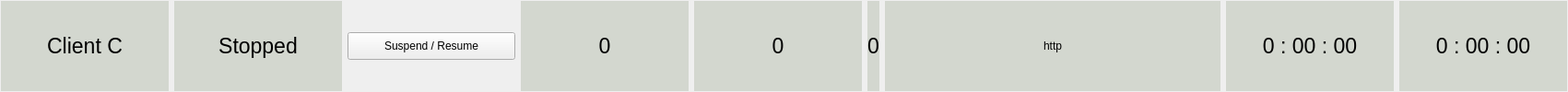
            <widget class="QWidget" name="client3_widget" native="true">
             <property name="sizePolicy">
              <sizepolicy hsizetype="Preferred" vsizetype="Fixed">
               <horstretch>0</horstretch>
               <verstretch>0</verstretch>
              </sizepolicy>
             </property>
             <property name="minimumSize">
              <size>
               <width>0</width>
               <height>50</height>
              </size>
             </property>
             <layout class="QHBoxLayout" name="horizontalLayout_21">
              <property name="leftMargin">
               <number>1</number>
              </property>
              <property name="topMargin">
               <number>1</number>
              </property>
              <property name="rightMargin">
               <number>1</number>
              </property>
              <property name="bottomMargin">
               <number>1</number>
              </property>
              <item>
               <widget class="QLabel" name="client3_name">
                <property name="minimumSize">
                 <size>
                  <width>182</width>
                  <height>0</height>
                 </size>
                </property>
                <property name="font">
                 <font>
                  <pointsize>17</pointsize>
                 </font>
                </property>
                <property name="styleSheet">
                 <string notr="true">background-color: rgb(211, 215, 207);</string>
                </property>
                <property name="text">
                 <string>Client C</string>
                </property>
                <property name="alignment">
                 <set>Qt::AlignCenter</set>
                </property>
               </widget>
              </item>
              <item>
               <widget class="QLabel" name="client3_state">
                <property name="minimumSize">
                 <size>
                  <width>182</width>
                  <height>0</height>
                 </size>
                </property>
                <property name="font">
                 <font>
                  <pointsize>17</pointsize>
                 </font>
                </property>
                <property name="styleSheet">
                 <string notr="true">background-color: rgb(211, 215, 207);</string>
                </property>
                <property name="text">
                 <string>Stopped</string>
                </property>
                <property name="alignment">
                 <set>Qt::AlignCenter</set>
                </property>
               </widget>
              </item>
              <item>
               <widget class="QPushButton" name="client3_switch">
                <property name="minimumSize">
                 <size>
                  <width>182</width>
                  <height>30</height>
                 </size>
                </property>
                <property name="text">
                 <string>Suspend / Resume</string>
                </property>
               </widget>
              </item>
              <item>
               <widget class="QLabel" name="client3_crawled_count">
                <property name="sizePolicy">
                 <sizepolicy hsizetype="Fixed" vsizetype="Preferred">
                  <horstretch>0</horstretch>
                  <verstretch>0</verstretch>
                 </sizepolicy>
                </property>
                <property name="minimumSize">
                 <size>
                  <width>182</width>
                  <height>0</height>
                 </size>
                </property>
                <property name="font">
                 <font>
                  <pointsize>17</pointsize>
                 </font>
                </property>
                <property name="styleSheet">
                 <string notr="true">background-color: rgb(211, 215, 207);</string>
                </property>
                <property name="text">
                 <string>0</string>
                </property>
                <property name="alignment">
                 <set>Qt::AlignCenter</set>
                </property>
               </widget>
              </item>
              <item>
               <widget class="QLabel" name="client3_failure_count">
                <property name="sizePolicy">
                 <sizepolicy hsizetype="Fixed" vsizetype="Preferred">
                  <horstretch>0</horstretch>
                  <verstretch>0</verstretch>
                 </sizepolicy>
                </property>
                <property name="minimumSize">
                 <size>
                  <width>182</width>
                  <height>0</height>
                 </size>
                </property>
                <property name="font">
                 <font>
                  <pointsize>17</pointsize>
                 </font>
                </property>
                <property name="styleSheet">
                 <string notr="true">background-color: rgb(211, 215, 207);</string>
                </property>
                <property name="text">
                 <string>0</string>
                </property>
                <property name="alignment">
                 <set>Qt::AlignCenter</set>
                </property>
               </widget>
              </item>
              <item>
               <widget class="QLabel" name="client3_failure_rate">
                <property name="font">
                 <font>
                  <pointsize>17</pointsize>
                 </font>
                </property>
                <property name="styleSheet">
                 <string notr="true">background-color: rgb(211, 215, 207);</string>
                </property>
                <property name="text">
                 <string>0</string>
                </property>
                <property name="alignment">
                 <set>Qt::AlignCenter</set>
                </property>
               </widget>
              </item>
              <item>
               <widget class="QLabel" name="client3_url">
                <property name="minimumSize">
                 <size>
                  <width>364</width>
                  <height>0</height>
                 </size>
                </property>
                <property name="font">
                 <font>
                  <pointsize>9</pointsize>
                 </font>
                </property>
                <property name="styleSheet">
                 <string notr="true">background-color: rgb(211, 215, 207);</string>
                </property>
                <property name="text">
                 <string>http</string>
                </property>
                <property name="alignment">
                 <set>Qt::AlignCenter</set>
                </property>
               </widget>
              </item>
              <item>
               <widget class="QLabel" name="client3_crawled_time">
                <property name="minimumSize">
                 <size>
                  <width>182</width>
                  <height>0</height>
                 </size>
                </property>
                <property name="font">
                 <font>
                  <pointsize>17</pointsize>
                 </font>
                </property>
                <property name="styleSheet">
                 <string notr="true">background-color: rgb(211, 215, 207);</string>
                </property>
                <property name="text">
                 <string>0 : 00 : 00</string>
                </property>
                <property name="alignment">
                 <set>Qt::AlignCenter</set>
                </property>
               </widget>
              </item>
              <item>
               <widget class="QLabel" name="client3_begin_time">
                <property name="minimumSize">
                 <size>
                  <width>182</width>
                  <height>0</height>
                 </size>
                </property>
                <property name="font">
                 <font>
                  <pointsize>17</pointsize>
                 </font>
                </property>
                <property name="styleSheet">
                 <string notr="true">background-color: rgb(211, 215, 207);</string>
                </property>
                <property name="text">
                 <string>0 : 00 : 00</string>
                </property>
                <property name="alignment">
                 <set>Qt::AlignCenter</set>
                </property>
               </widget>
              </item>
             </layout>
            </widget>
